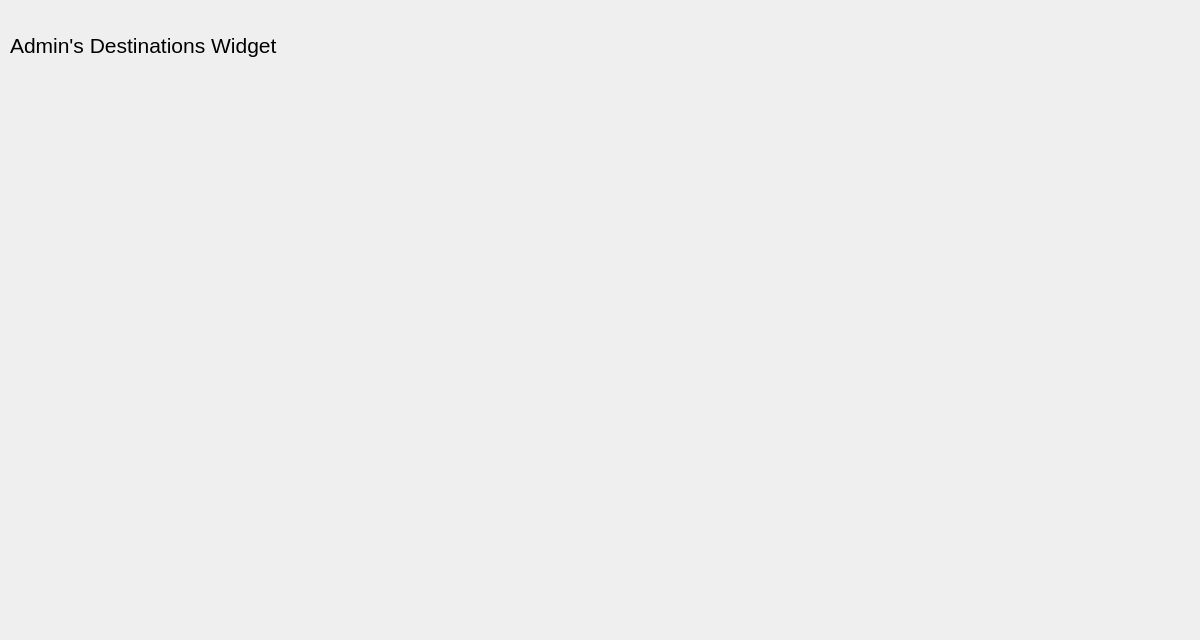
<?xml version="1.0" encoding="UTF-8"?>
<ui version="4.0">
 <class>aDestinations</class>
 <widget class="QWidget" name="aDestinations">
  <property name="geometry">
   <rect>
    <x>0</x>
    <y>0</y>
    <width>1200</width>
    <height>640</height>
   </rect>
  </property>
  <property name="sizePolicy">
   <sizepolicy hsizetype="Fixed" vsizetype="Fixed">
    <horstretch>0</horstretch>
    <verstretch>0</verstretch>
   </sizepolicy>
  </property>
  <property name="minimumSize">
   <size>
    <width>1200</width>
    <height>640</height>
   </size>
  </property>
  <property name="maximumSize">
   <size>
    <width>1200</width>
    <height>640</height>
   </size>
  </property>
  <property name="windowTitle">
   <string>Form</string>
  </property>
  <widget class="QLabel" name="label_6">
   <property name="geometry">
    <rect>
     <x>10</x>
     <y>20</y>
     <width>601</width>
     <height>50</height>
    </rect>
   </property>
   <property name="font">
    <font>
     <pointsize>16</pointsize>
    </font>
   </property>
   <property name="text">
    <string>Admin's Destinations Widget</string>
   </property>
  </widget>
 </widget>
 <resources/>
 <connections/>
</ui>
